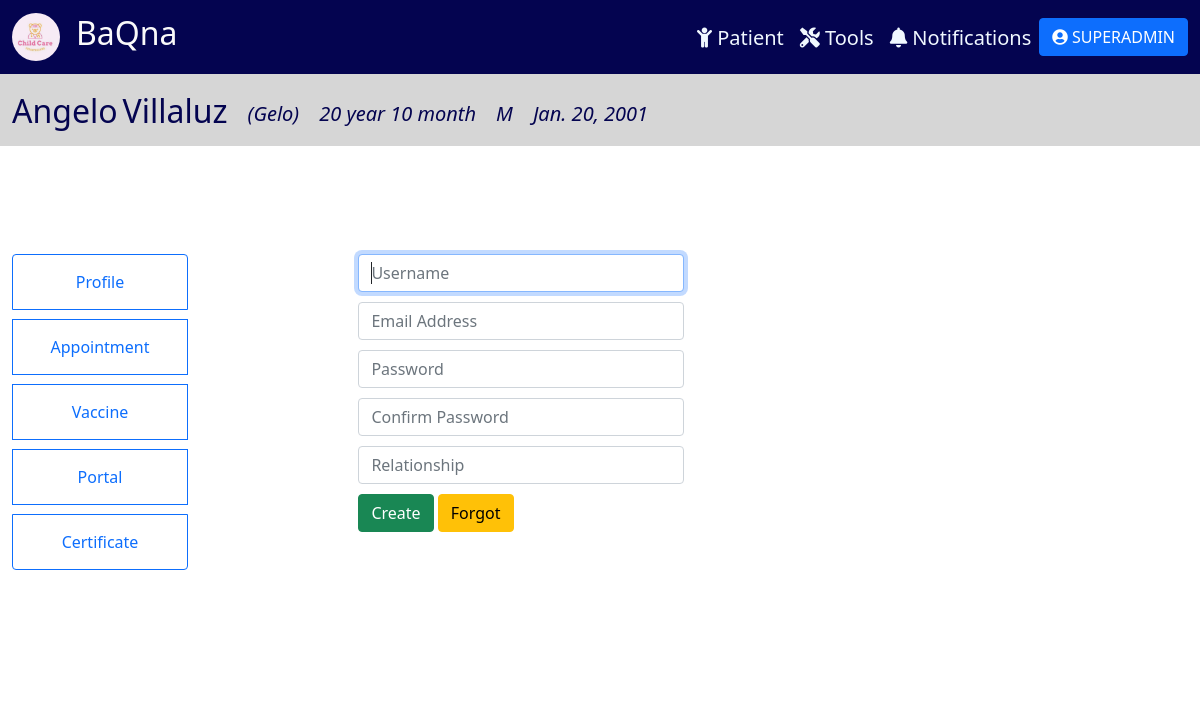
The page /portal/1 (signed in) on the database its author committed.
### tracker/models.py (models this page shows, shortened)
class Patient(models.Model):
    SEX = (
        ('M', 'Male'),
        ('F', 'Female'),
    )
    last_name = models.CharField(max_length=100, null=True)
    first_name = models.CharField(max_length=100, null=True)
    middle_name = models.CharField(max_length=100, null=True, blank=True)
    suffix = models.CharField(max_length=2, null=True, blank=True)
    nick_name = models.CharField(max_length=100, null=True, blank=True)
    sex = models.CharField(max_length=1, null=True, choices=SEX)
    birthdate = models.DateField(null=True)
    age = models.CharField(max_length=100, null=True, blank=True)
    attending_doctor = models.ForeignKey(Physician, related_name="docpatient", on_delete=models.CASCADE, null=True)
    cert_date = models.DateField(null=True, blank=True)
    cell_no = PhoneNumberField(null=True, blank=True, validators=[MaxLengthValidator(13)])
    landline = models.CharField(max_length=100, null=True, blank=True)
    email = models.EmailField(max_length=254, null=True, blank=True)
    house_no = models.CharField(max_length=100, null=True, blank=True)
    barangay = models.CharField(max_length=100, null=True, blank=True)
    city = models.CharField(max_length=100, null=True, blank=True)
    region = models.CharField(max_length=100, null=True, blank=True)
    zip = models.IntegerField(null=True, blank=True)
    mfname = models.CharField(max_length=100, null=True, blank=True)
    mlname = models.CharField(max_length=100, null=True, blank=True)
    mcontact = PhoneNumberField(null=True, blank=True)
    memail = models.EmailField(max_length=254, null=True, blank=True)
    ffname = models.CharField(max_length=100, null=True, blank=True)
    flname = models.CharField(max_length=100, null=True, blank=True)
    fcontact = PhoneNumberField(null=True, blank=True)
    femail = models.EmailField(max_length=254, null=True, blank=True)
    c1full_name = models.CharField(max_length=100, null=True, blank=True)
    relation1 = models.CharField(max_length=100, null=True, blank=True)
    c1contact = PhoneNumberField(null=True, blank=True)
    c2full_name = models.CharField(max_length=100, null=True, blank=True)
    relation2 = models.CharField(max_length=100, null=True, blank=True)
    c2contact = PhoneNumberField(null=True, blank=True)

### tracker/views.py (the view, shortened to what this page needs)
# urls.py: path('portal/<str:pk>', views.portal, name = 'portal'),
@login_required(login_url='login')
def portal(request, pk):
    patient = Patient.objects.get(id=pk)
    portal_form = PortalForm()
    patient_form = PatientUserForm()
    curr_date = datetime.date.today()
    months = curr_date.month - patient.birthdate.month
    years = curr_date.year - patient.birthdate.year
    age = "{} year {} month".format(years, months)
    data = {
        'patient': patient,
        'age': age,
        'portal_form': portal_form,
        'patient_form': patient_form,
    }
    return render(request, 'patientmonitoring/portal.html', data)

### tracker/forms.py
class PortalForm(UserCreationForm):
    password1 = forms.CharField(widget=PasswordInput(attrs={'class': 'form-control', 'placeholder': 'Password', 'required': True,}))
    password2 = forms.CharField(widget=PasswordInput(attrs={'class': 'form-control', 'placeholder': 'Confirm Password', 'required': True,}))
    class Meta:
        model = User
        fields = ('username', 'email', 'password1', 'password2')
        widgets = {
            'username': TextInput(attrs={'class': 'form-control', 'placeholder': 'Username', 'required': True}),
            'email': TextInput(attrs={'class': 'form-control', 'placeholder': 'Email Address', 'required': True,}),
        }

class PatientUserForm(ModelForm):
    class Meta:
        model = PatientUser
        fields = ('relationship',)
        widgets = {
            'relationship': TextInput(attrs={'class': 'form-control', 'placeholder': 'Relationship'}),
        }

### tracker/templates/patientmonitoring/portal.html (shortened to what this page needs)
{% include 'patientmonitoring/info_header.html' %}
{% block content %}
<div class="container-fluid" style="padding:1%; ">
    <div class="row">
        <div class="col-lg-2" style="background-color: rgb(255, 255, 255);display: flex; justify-content: center; align-items: center; padding-top: 8%; padding-bottom: 8%;">
            <div class="btn-group-vertical" style="display: block;">
              <a class="btn btn-outline-primary" href="{% url 'patient' patient.id %}">Profile</a>
              <a class="btn btn-outline-primary" href="{% url 'appointment' patient.id %}">Appointment</a>
              <a class="btn btn-outline-primary">Vaccine</a>
              <a class="btn btn-outline-primary" href="#">Portal</a>
              <a class="btn btn-outline-primary" href="{% url 'certificate' patient.id %}">Certificate</a>
            </div>
        </div>
        <div class="col-lg-10" style="background-color: white; padding-top: 8%; padding-bottom: 8%;">
            <div class="portal-fields">
                <div class="col-lg-6" style="margin-left: 15%;">
                  <form action="" method="post">
                    <div class="col-sm-8">
                      {{portal_form.username}}
                      {{portal_form.email}}
                      {{portal_form.password1}}
                      {{portal_form.password2}}
                      {{patient_form.relationship}}
                    </div>
                    <button type="submit" class="btn btn-success">Create</button>
                    <button type="button" class="btn btn-warning">Forgot</button>
                  </form>
                </div>
            </div>
        </div>
    </div>
</div>
{% endblock content %}

### tracker/templates/patientmonitoring/info_header.html
{% extends 'patientmonitoring/main.html' %}
{% block content %}
<nav class="navbar navbar-expand-xl" style="background-color: rgb(214, 214, 214);">
    <div class="container-fluid">
      <div class="collapse navbar-collapse me-auto" id="navbarTogglerDemo02">
        <div style="margin-right: auto; margin-top: 10px;">
          <ul class="navbar-nav me-auto mb-2 mb-lg-0 navbar-custom">
            <li class="nav-item" style="margin-right: 5px">
              <h2>{{patient.first_name}}</h2>
            </li>
            <li class="nav-item" style="margin-right: 20px">
              <h2>{{patient.last_name}}</h2>
            </li>
            <li class="nav-item" style="margin-right: 20px">
              <i><h5 style="margin-top: 10px;">({{patient.nick_name}})</h5></i>
            </li>
            <li class="nav-item" style="margin-right: 20px">
              <i><h5 style="margin-top:10px;">{{age}}</h5></i>
            </li>
            <li class="nav-item" style="margin-right: 20px">
              <i><h5 style="margin-top:10px;">{{patient.sex}}</h5></i>
            </li>
            <li class="nav-item" style="margin-right: 20px">
              <i><h5 style="margin-top:10px;">{{patient.birthdate}}</h5></i>
            </li>
          </ul>
        </div>
      </div>
    </div>
</nav>
{% endblock content %}

### tracker/templates/patientmonitoring/main.html (shortened to what this page needs)
{% load static %}
<!DOCTYPE html>
<html lang="en">
<head>
    <link href="https://cdn.jsdelivr.net/npm/bootstrap@5.1.3/dist/css/bootstrap.min.css" rel="stylesheet">
    <link rel="stylesheet" href="https://cdnjs.cloudflare.com/ajax/libs/font-awesome/5.15.3/css/all.min.css" />
</head>
<body>
  <nav class="navbar navbar-expand-xl" style="background-color: rgb(4, 4, 80);color: white;">
    <div class="container-fluid">
        <a href="{% url 'home' %}" class="navbar-brand">
          <div class="logo-image">
            <img src="{% static 'images/logo.jpg' %}" class="img-fluid">
          </div>
        </a>
        <a href="{% url 'home' %}"><h2 style="float: left; color: #FAFAFA;">BaQna</h2></a>
      <div class="collapse navbar-collapse me-auto" id="navbarTogglerDemo02">
        <div style="margin-left: auto;margin-top: 10px;">
          <ul class="navbar-nav me-auto mb-2 mb-lg-0 navbar-custom">
            <li class="nav-item" style="margin-left: 15rem;">
              <a class="nav-link" href="{% url 'home' %}"><h5><i class="fas fa-child"></i> Patient</h5></a>
            </li>
            <li class="nav-item">
              <a class="nav-link" href="#"><h5><i class="fas fa-tools"></i> Tools</h5></a>
            </li>
            <li class="nav-item">
              <a class="nav-link" href="{% url 'notifs' %}"><h5><i class="fas fa-bell"></i> Notifications</h5></a>
            </li>
            <li class="nav-item">
              <div class="dropdown">
                <button class="btn btn-primary" type="button" id="dropdownMenuButton1" data-bs-toggle="dropdown" aria-expanded="false">
                  <i class="fas fa-user-circle"></i>
                  {{request.user}}
                </button>
              </div>
            </li>
          </ul>
        </div>
      </div>
    </div>
  </nav>
  {% block content %}
  {% endblock %}
</body>
</html>

### tracker/templates/patientmonitoring/main.html (style rules this page uses)
body { color:rgb(4, 4, 80); }
.navbar-custom a { color: aliceblue; }
.logo-image { width: 48px; height: 48px; border-radius: 50%; overflow: hidden; }
.btn-group-vertical a { padding: 15px; }

### tracker/templates/patientmonitoring/portal.html (style rules this page uses)
.form-control { margin-bottom: 10px; }
.btn { margin-bottom: 10px; }

### rows shown on the page
Patient: first_name "Angelo", last_name "Villaluz", nick_name "Gelo", sex "M", birthdate "Jan. 20, 2001"

### other values the page prints
{{ request.user }} "SUPERADMIN"
